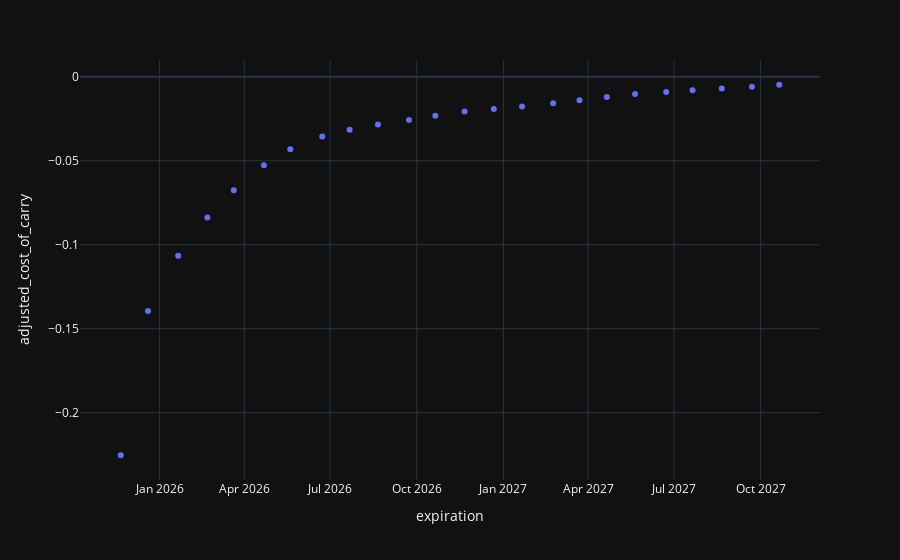

The code cell stored with this chart in its notebook:
### Code cell
px.scatter(two_years, x="expiration", y="adjusted_cost_of_carry")
